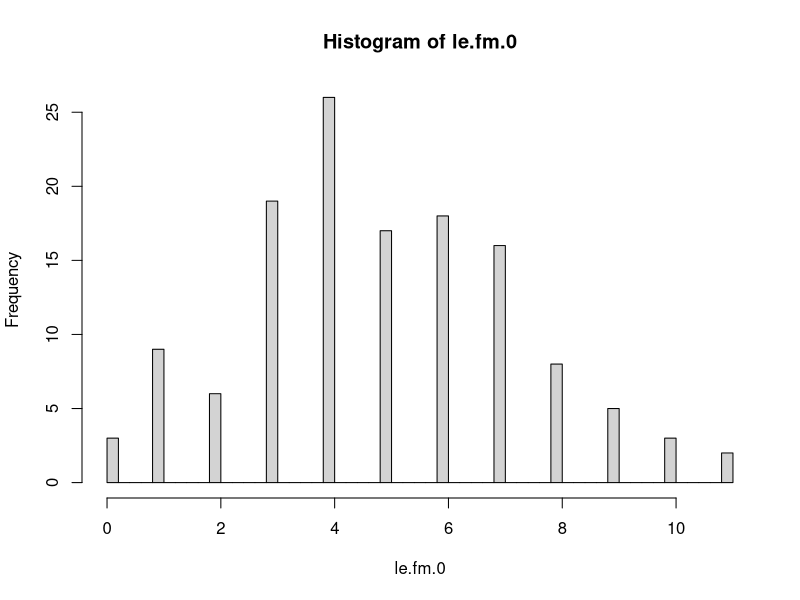

Write the R code that produced this figure. (Note: this script raises an error after producing the figure.)
## ---- chunk 1
countries<-read.table(file="countries.txt",head=T,row.names=2,dec=",")
attach(countries)
le.fm.0 <- pmax(0,le.fm)
hist(le.fm.0,br=40)
## ---- chunk 2

# Write your own CV bandwidth choice script for the local Poisson regression.
# h.cv.sm.possion.R
#
# method can be equal to 'loglik.CV' (default) or 'prob.missclas.CV'
h.cv.sm.poisson <- function(x,y,rg.h=NULL,l.h=10,method=prob.missclas.CV){
  cv.h <- numeric(l.h)
  if (is.null(rg.h)){
    hh <- c(h.select(x,y,method="cv"), h.select(x,y,method="aicc"))#,hcv(x,y))
    rg.h <- range(hh)
  }
  i <- 0
  gr.h <- exp( seq(log(rg.h[1]/1.1), log(rg.h[2]*1.1), l=l.h))
  for (h in gr.h){
    i <- i+1
    cv.h[i] <- method(x,y,h)
  }
  return(list(h=gr.h,cv.h=cv.h, h.cv = gr.h[which.min(cv.h)]))
}
# method 1
prob.missclas.CV <- function(x,y,h){
  n <- length(x)
  pred <- sapply(1:n, 
                 function(i,x,y,h){
                   sm.poisson(x=x[-i],y=y[-i],h=h,eval.points=x[i],display="none")$estimate
                 },   x,y,h)
  return(sum(abs(pred-y)>.5)/n)
}
# method 2
loglik.CV <- function(x,y,h){
  n <- length(x)
  pred <- sapply(1:n, 
                 function(i,x,y,h){
                   sm.poisson(x=x[-i],y=y[-i],h=h,eval.points=x[i],display="none")$estimate
                 },   x,y,h)
  return(-sum( y*log(pred/(1-pred)) + log(1-pred) ))
}
## ---- chunk 3
h.list <- h.cv.sm.poisson(inf.mort,le.fm.0)#rg.h=c(4,11)

aux <- sm.poisson(inf.mort,le.fm.0,h=h.list$h.cv, col=1) # h=10
sm.regression(inf.mort,le.fm.0,h=h.list$h.cv,col=4,add=T) # h=10
aux.glm <- glm(le.fm.0 ~ inf.mort,family=poisson)
pred <- predict(aux.glm, 
                newdata=data.frame(inf.mort=aux$eval.points),
                type="response")
lines(aux$eval.points,pred,col=2)
